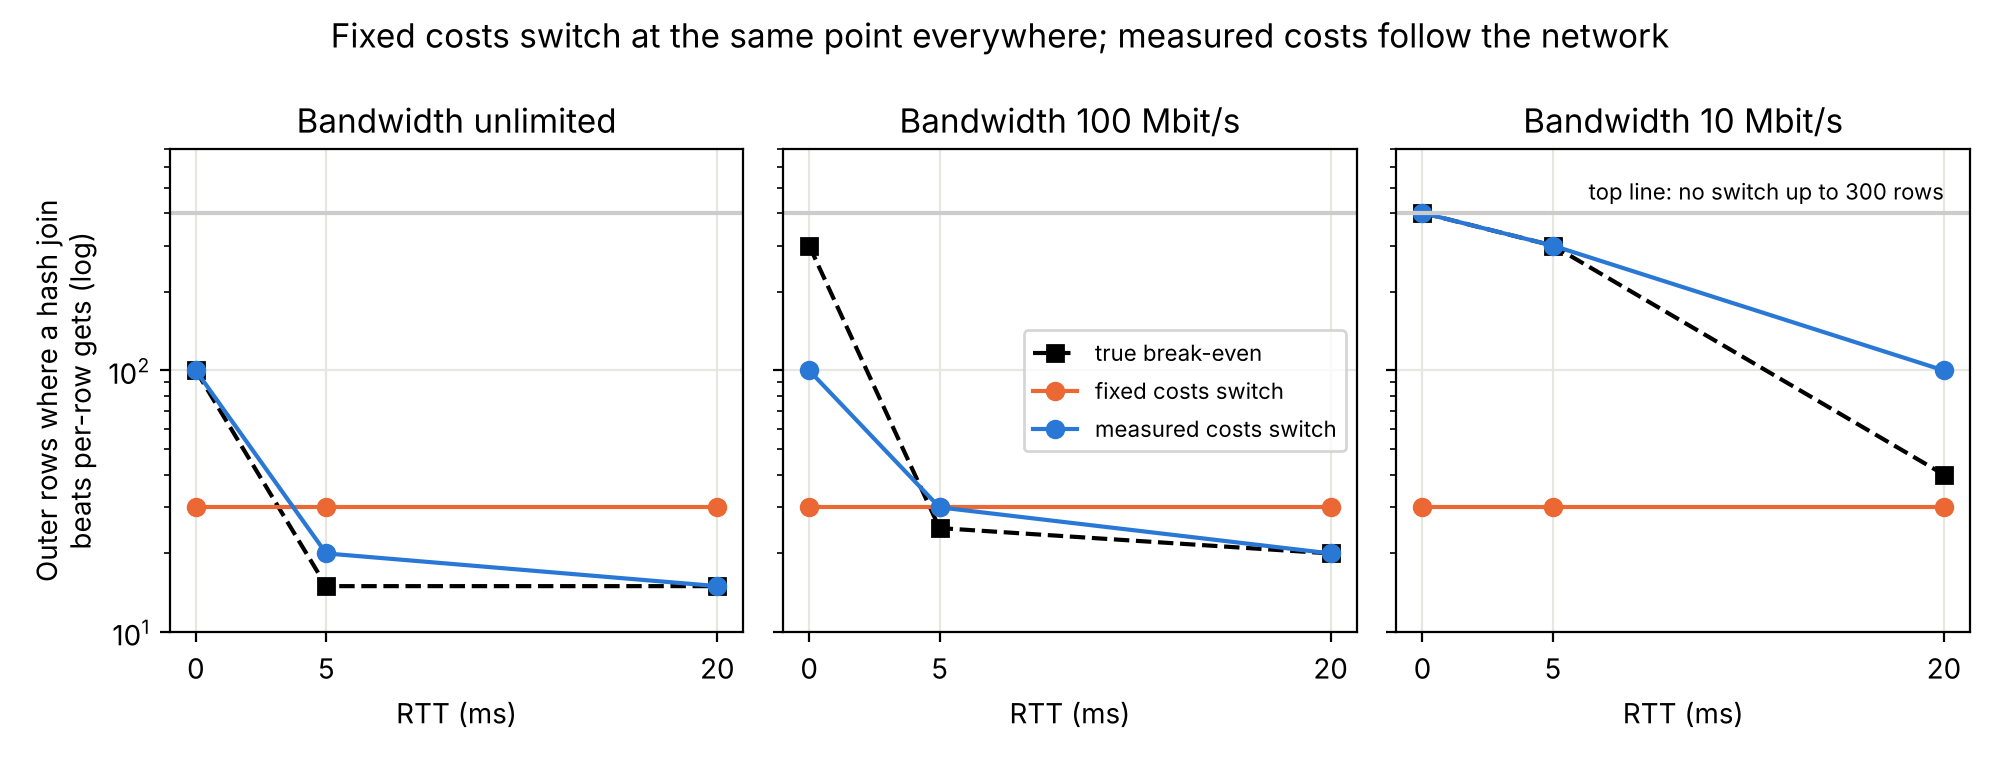

Here is the Python script that generated this plot:
# Figure 3: the number of outer rows where a hash join starts to beat
# per-row gets - the true point, and where each cost model switches.
# Data: results/sweep_costs.csv     Output: graphs/fig3_breakeven.png
import csv
import matplotlib.pyplot as plt

rows = []
with open("results/sweep_costs.csv") as f:
    for r in csv.DictReader(f):
        rows.append(r)

rtts = [0, 5, 20]
bws = [0, 100, 10]
bw_name = {0: "unlimited", 100: "100 Mbit/s", 10: "10 Mbit/s"}
ns = [1, 10, 15, 20, 25, 30, 40, 100, 300]
NONE = 400          # plotted when there is no switch up to 300 rows


def find(rtt, bw, n, model):
    for r in rows:
        if int(r["rtt"]) == rtt and int(r["bw"]) == bw and int(r["n"]) == n and r["model"] == model:
            return r
    return None


def true_switch(rtt, bw):
    # first n where the forced hash join is not slower than the forced gets
    for n in ns:
        r = find(rtt, bw, n, "static")
        if float(r["hash_ms"]) <= float(r["nl_ms"]):
            return n
    return NONE


def model_switch(rtt, bw, model):
    # first n where this cost model picks the hash join
    for n in ns:
        r = find(rtt, bw, n, model)
        if r["chosen"] == "hash":
            return n
    return NONE


fig, axes = plt.subplots(1, 3, figsize=(10, 3.8), sharey=True)
for i in range(3):
    ax = axes[i]
    bw = bws[i]
    true_n = []
    fixed_n = []
    measured_n = []
    for rtt in rtts:
        true_n.append(true_switch(rtt, bw))
        fixed_n.append(model_switch(rtt, bw, "static"))
        measured_n.append(model_switch(rtt, bw, "measured"))
    ax.plot(rtts, true_n, marker="s", linestyle="--", color="black", label="true break-even")
    ax.plot(rtts, fixed_n, marker="o", color="#eb6834", label="fixed costs switch")
    ax.plot(rtts, measured_n, marker="o", color="#2a78d6", label="measured costs switch")
    ax.axhline(NONE, color="#cccccc")
    ax.set_yscale("log")
    ax.set_ylim(10, 700)
    ax.set_title("Bandwidth " + bw_name[bw])
    ax.set_xlabel("RTT (ms)")
    ax.set_xticks(rtts)
    ax.grid(True, color="#e6e6e3")

axes[0].set_ylabel("Outer rows where a hash join\nbeats per-row gets (log)")
axes[2].text(20, 450, "top line: no switch up to 300 rows", fontsize=8, ha="right")
axes[1].legend(loc="center right", fontsize=8)
fig.suptitle("Fixed costs switch at the same point everywhere; measured costs follow the network")
fig.tight_layout()
fig.savefig("graphs/fig3_breakeven.png", dpi=200)
print("wrote graphs/fig3_breakeven.png")
